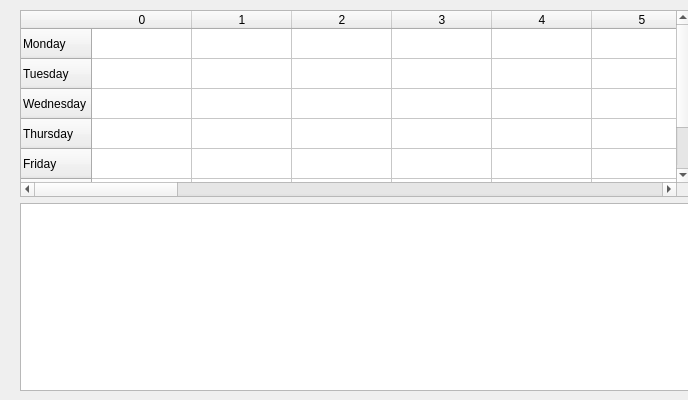
<?xml version="1.0" encoding="UTF-8"?>
<ui version="4.0">
 <class>schedulewindow</class>
 <widget class="QDialog" name="schedulewindow">
  <property name="geometry">
   <rect>
    <x>0</x>
    <y>0</y>
    <width>688</width>
    <height>400</height>
   </rect>
  </property>
  <property name="windowTitle">
   <string>Dialog</string>
  </property>
  <widget class="QWidget" name="verticalLayoutWidget">
   <property name="geometry">
    <rect>
     <x>20</x>
     <y>10</y>
     <width>671</width>
     <height>381</height>
    </rect>
   </property>
   <layout class="QVBoxLayout" name="verticalLayout">
    <item>
     <widget class="QTableWidget" name="tableWidget">
      <property name="sizePolicy">
       <sizepolicy hsizetype="Expanding" vsizetype="Expanding">
        <horstretch>0</horstretch>
        <verstretch>0</verstretch>
       </sizepolicy>
      </property>
      <row>
       <property name="text">
        <string>Monday</string>
       </property>
      </row>
      <row>
       <property name="text">
        <string>Tuesday</string>
       </property>
      </row>
      <row>
       <property name="text">
        <string>Wednesday</string>
       </property>
      </row>
      <row>
       <property name="text">
        <string>Thursday</string>
       </property>
      </row>
      <row>
       <property name="text">
        <string>Friday</string>
       </property>
      </row>
      <row>
       <property name="text">
        <string>Saturday</string>
       </property>
      </row>
      <row>
       <property name="text">
        <string>Sunday</string>
       </property>
      </row>
      <column>
       <property name="text">
        <string>0</string>
       </property>
      </column>
      <column>
       <property name="text">
        <string>1</string>
       </property>
      </column>
      <column>
       <property name="text">
        <string>2</string>
       </property>
      </column>
      <column>
       <property name="text">
        <string>3</string>
       </property>
      </column>
      <column>
       <property name="text">
        <string>4</string>
       </property>
      </column>
      <column>
       <property name="text">
        <string>5</string>
       </property>
      </column>
      <column>
       <property name="text">
        <string>6</string>
       </property>
      </column>
      <column>
       <property name="text">
        <string>7</string>
       </property>
      </column>
      <column>
       <property name="text">
        <string>8</string>
       </property>
      </column>
      <column>
       <property name="text">
        <string>10</string>
       </property>
      </column>
      <column>
       <property name="text">
        <string>11</string>
       </property>
      </column>
      <column>
       <property name="text">
        <string>12</string>
       </property>
      </column>
      <column>
       <property name="text">
        <string>13</string>
       </property>
      </column>
      <column>
       <property name="text">
        <string>14</string>
       </property>
      </column>
      <column>
       <property name="text">
        <string>15</string>
       </property>
      </column>
      <column>
       <property name="text">
        <string>16</string>
       </property>
      </column>
      <column>
       <property name="text">
        <string>17</string>
       </property>
      </column>
      <column>
       <property name="text">
        <string>18</string>
       </property>
      </column>
      <column>
       <property name="text">
        <string>19</string>
       </property>
      </column>
      <column>
       <property name="text">
        <string>20</string>
       </property>
      </column>
      <column>
       <property name="text">
        <string>22</string>
       </property>
      </column>
      <column>
       <property name="text">
        <string>23</string>
       </property>
      </column>
     </widget>
    </item>
    <item>
     <widget class="QPlainTextEdit" name="plainTextEdit"/>
    </item>
   </layout>
  </widget>
 </widget>
 <resources/>
 <connections/>
</ui>
